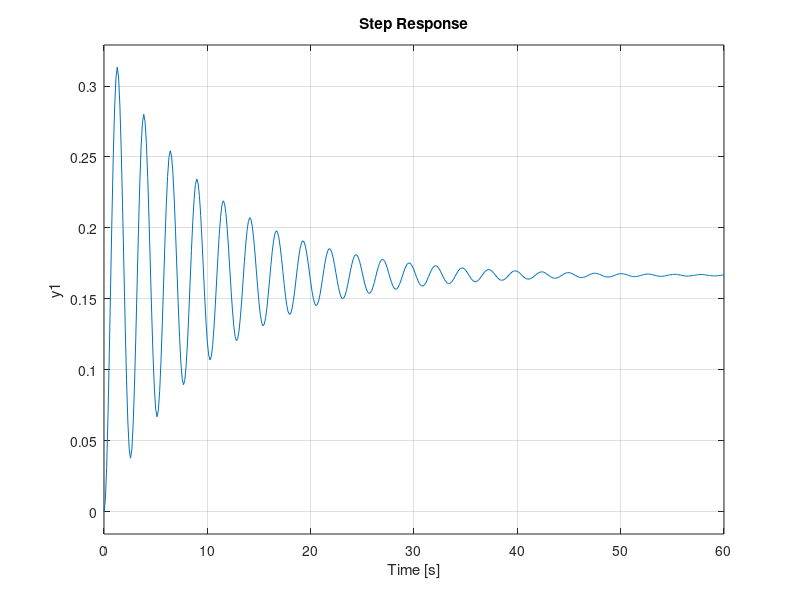
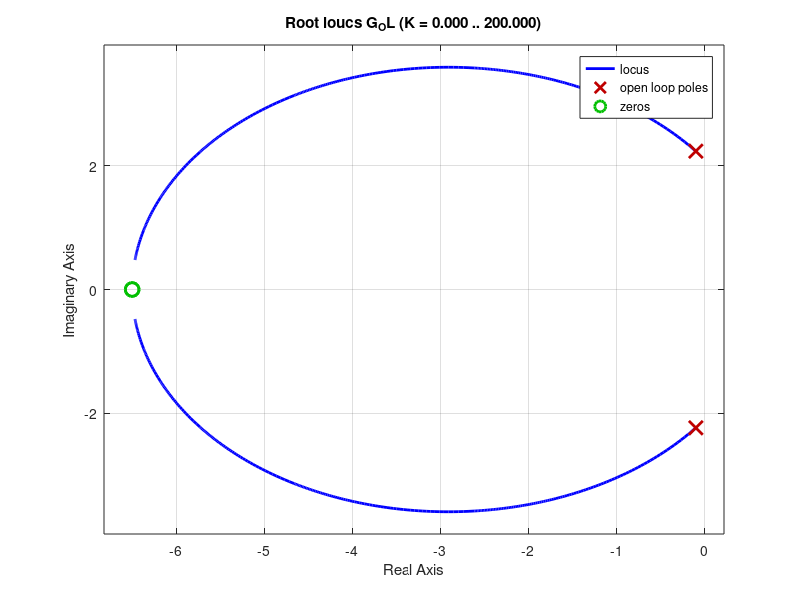
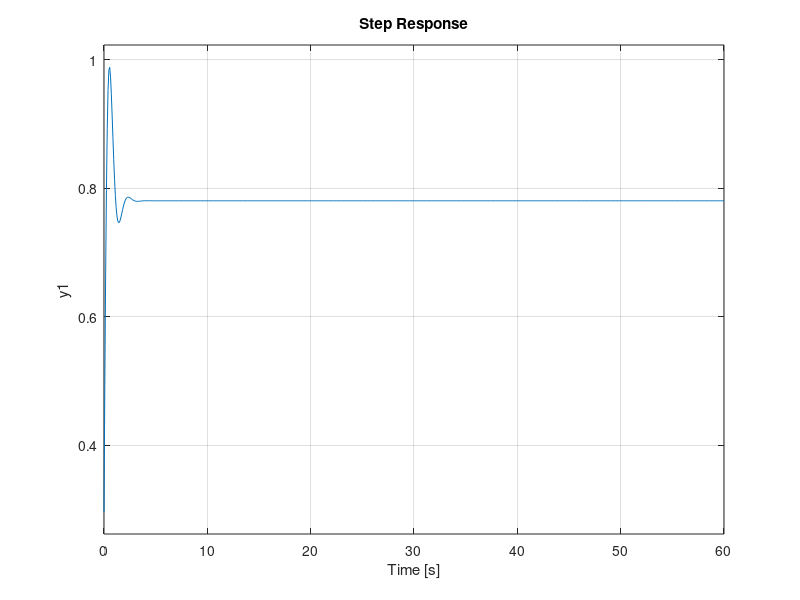

These charts were generated, in order, by the following MATLAB code:
%%
clc; clear; close all;
s = tf('s');
G = 1/(s^2+0.2*s+5);
G_CL = 1/(s^2+0.2*s+6);
pole(G_CL)
figure;
step(G_CL);
pole(G)
%%
G_C = (s+6.5)^2;
G_OL = G_C*G;
figure;
rlocus(G_OL);
%%
G_OL = 0.421*G_OL;
G_CL = G_OL/(1+G_OL);
figure;
step(G_CL);
